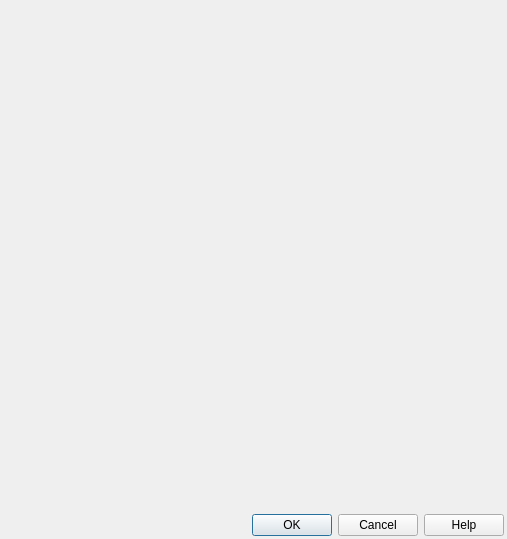
<?xml version="1.0" encoding="UTF-8"?>
<ui version="4.0">
 <class>QgsExpressionBuilderDialogBase</class>
 <widget class="QDialog" name="QgsExpressionBuilderDialogBase">
  <property name="geometry">
   <rect>
    <x>0</x>
    <y>0</y>
    <width>507</width>
    <height>539</height>
   </rect>
  </property>
  <property name="windowTitle">
   <string>Expression String Builder</string>
  </property>
  <layout class="QGridLayout" name="gridLayout">
   <property name="margin">
    <number>3</number>
   </property>
   <item row="0" column="0">
    <widget class="QgsExpressionBuilderWidget" name="builder" native="true">
     <property name="autoFillBackground">
      <bool>false</bool>
     </property>
     <property name="styleSheet">
      <string notr="true"/>
     </property>
    </widget>
   </item>
   <item row="1" column="0">
    <widget class="QDialogButtonBox" name="buttonBox">
     <property name="orientation">
      <enum>Qt::Horizontal</enum>
     </property>
     <property name="standardButtons">
      <set>QDialogButtonBox::Cancel|QDialogButtonBox::Help|QDialogButtonBox::Ok</set>
     </property>
    </widget>
   </item>
  </layout>
 </widget>
 <customwidgets>
  <customwidget>
   <class>QgsExpressionBuilderWidget</class>
   <extends>QWidget</extends>
   <header>qgsexpressionbuilderwidget.h</header>
   <container>1</container>
  </customwidget>
 </customwidgets>
 <resources/>
 <connections>
  <connection>
   <sender>buttonBox</sender>
   <signal>accepted()</signal>
   <receiver>QgsExpressionBuilderDialogBase</receiver>
   <slot>accept()</slot>
   <hints>
    <hint type="sourcelabel">
     <x>227</x>
     <y>494</y>
    </hint>
    <hint type="destinationlabel">
     <x>157</x>
     <y>274</y>
    </hint>
   </hints>
  </connection>
  <connection>
   <sender>buttonBox</sender>
   <signal>rejected()</signal>
   <receiver>QgsExpressionBuilderDialogBase</receiver>
   <slot>reject()</slot>
   <hints>
    <hint type="sourcelabel">
     <x>295</x>
     <y>500</y>
    </hint>
    <hint type="destinationlabel">
     <x>286</x>
     <y>274</y>
    </hint>
   </hints>
  </connection>
 </connections>
</ui>
